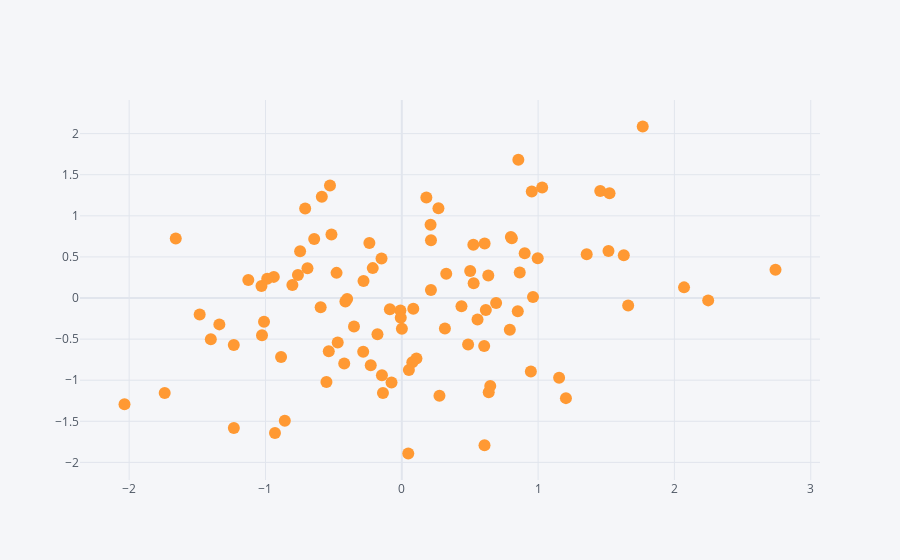

The cell this chart's notebook holds for it:
### Code cell
df.iplot(kind = 'scatter', x = 'a', y = 'b', mode = 'markers')
